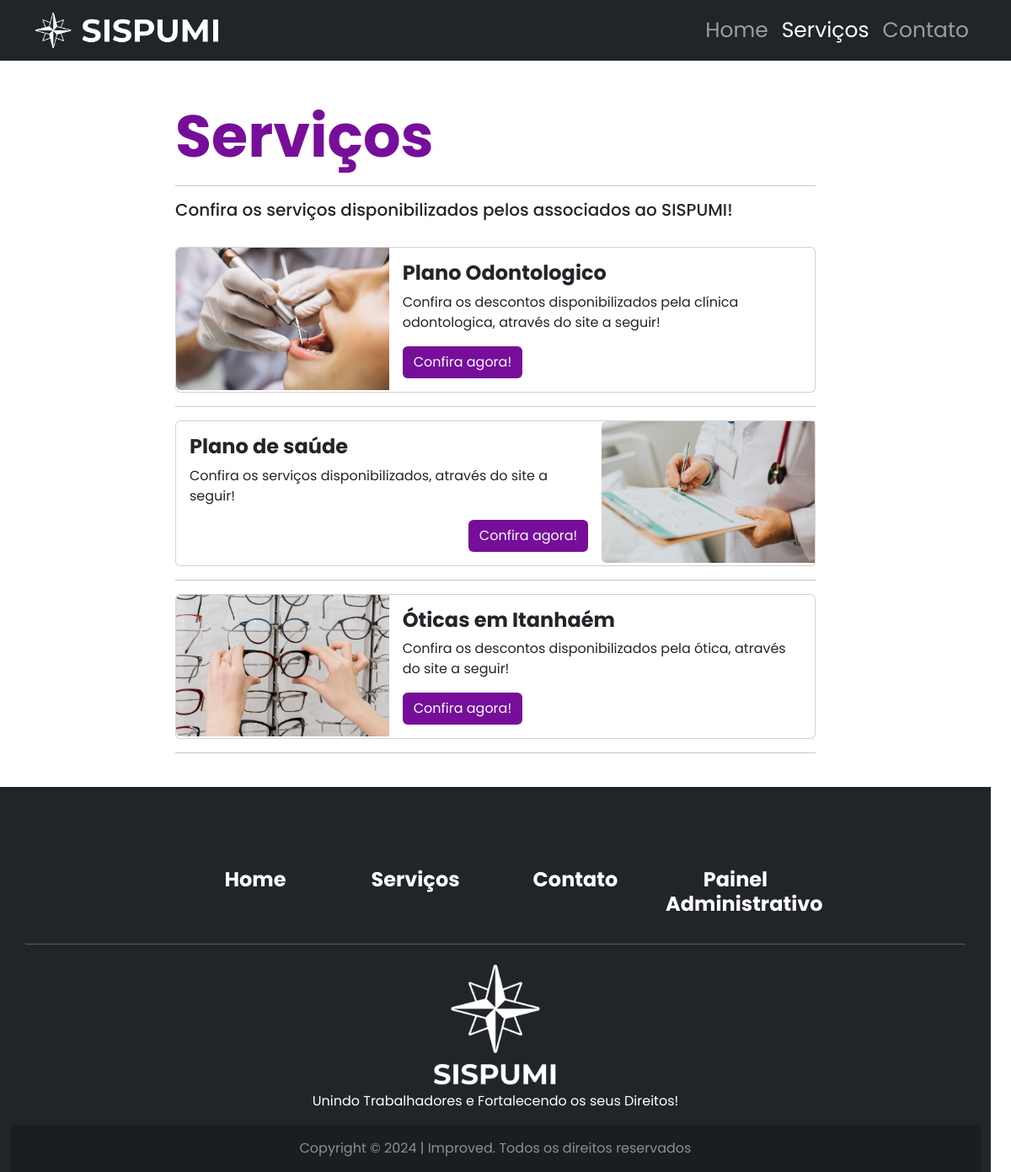
Page /servicos.php on the committed database.
### tables this page shows
CREATE TABLE IF NOT EXISTS `servico` (
  `id_servico` int(11) NOT NULL AUTO_INCREMENT,
  `nm_servico` varchar(45) NOT NULL,
  `desc_servico` varchar(255) NOT NULL,
  `imagem_servico` text,
  `link_servico` text,
  `status_servico` int(11) NOT NULL,
  `adm_id_adm` int(11) DEFAULT NULL,
  PRIMARY KEY (`id_servico`),
  KEY `adm_id_adm` (`adm_id_adm`)
);

### servicos.php (the view, shortened to what this page needs)
<?php
include('conexao.php');
$sql1 = 'SELECT * FROM servico WHERE status_servico = 1 ORDER BY id_servico DESC';
$ladoServico = "esquerda";
?>
<!DOCTYPE html>
<html>
<head>
	<link rel="stylesheet" type="text/css" href="css/bootstrap.min.css">
</head>
<body>
<nav class="navbar navbar-expand-lg navbar-dark bg-dark static-top">
  <div class="container">
    <a class="navbar-brand" href="index.php">
      <img src="./img/logo.png" alt="..." height="46">
    </a>
    <div class="collapse navbar-collapse" id="navbarSupportedContent">
      <ul class="navbar-nav ms-auto">
        <li class="nav-item">
          <a class="nav-link" aria-current="page" href="index.php" style="font-size: 25px;">Home</a>
        </li>
        <li class="nav-item">
          <a class="nav-link active" href="servicos.php" style="font-size: 25px;">Serviços</a>
        </li>
        <li class="nav-item">
          <a class="nav-link" href="contato.php" style="font-size: 25px;">Contato</a>
        </li>
      </ul>
    </div>
  </div>
</nav>
<br>
<div class="row container-fluid">
  <div class="col-sm-2"></div>
  <div class="col-sm-8">
    <br>
    <h1 style="font-size: 70px; color: #760E9A;"><strong>Serviços</strong></h1>
    <hr>
    <h5>Confira os serviços disponibilizados pelos associados ao SISPUMI!</h5>
    <br>
<?php
$executa = $con->query($sql1);
if($executa -> fetch_array() == ""){
    echo 'nada';
  }else{
    $executa = $con->query($sql1);
    while($servico = $executa -> fetch_array()){
      if($ladoServico == "esquerda"){
        echo '
        <div class="card mb-3" style="max-width: 100%;">
          <div class="row g-0">
            <div class="col-md-4">
              <img src="'.$servico['imagem_servico'].'" class="img-fluid rounded-start" alt="...">
            </div>
            <div class="col-md-8">
              <div class="card-body">
                <h4 class="card-title"><strong>'.$servico['nm_servico'].'</strong></h4>
                <p class="card-text">'.$servico['desc_servico'].'</p>
                <a href="'.$servico['link_servico'].'" target="_blank" class="btn text-light" style="background-color: #760E9A;">Confira agora!</a>
              </div>
            </div>
          </div>
        </div>
        <hr>';
        $ladoServico = "direita";
      }else{
        echo '
        <div class="card mb-3" style="max-width: 100%;">
          <div class="row g-0">
            <div class="col-md-8">
              <div class="card-body" style="text-align: right;">
                <h4 class="card-title" align="left"><strong>'.$servico['nm_servico'].'</strong></h4>
                <p class="card-text" align="left">'.$servico['desc_servico'].'</p>
                <a href="'.$servico['link_servico'].'" target="_blank" class="btn text-light" style="background-color: #760E9A;">Confira agora!</a>
              </div>
            </div>
            <div class="col-md-4">
              <img src="'.$servico['imagem_servico'].'" class="img-fluid rounded-start" alt="...">
            </div>
          </div>
        </div>
        <hr>';
        $ladoServico = "esquerda";
      }
    }
  }
?>
    <br>
</div>
<footer class="text-center text-white bg-dark">
    <div class="container">
      <section class="mt-5">
        <div class="row text-center d-flex justify-content-center pt-5">
          <div class="col-md-2">
            <h4 class="font-weight-bold">
              <a href="index.php" class="text-white"><strong>Home</strong></a>
            </h4>
          </div>
          <div class="col-md-2">
            <h4 class="font-weight-bold">
              <a href="servicos.php" class="text-white"><strong>Serviços</strong></a>
            </h4>
          </div>
          <div class="col-md-2">
            <h4 class="font-weight-bold">
              <a href="./contato.php" class="text-white"><strong>Contato</strong></a>
            </h4>
          </div>
          <div class="col-md-2">
            <h4 class="font-weight-bold">
              <a href="./login.php" class="text-white"><strong>Painel Administrativo</strong></a>
            </h4>
          </div>
        </div>
      </section>
      <hr class="my-4" />
        <div class="row d-flex justify-content-center">
          <div class="col-lg-8 text-white">
            <img src="./img/logo1.png" alt="..." height="150">
            <p>
               Unindo Trabalhadores e Fortalecendo os seus Direitos!
            </p>
          </div>
        </div>
    </div>
    <div
         class="text-center p-3 text-white-50"
         style="background-color: rgba(0, 0, 0, 0.2)"
         >
      Copyright © 2024 | Improved. Todos os direitos reservados
    </div>
  </footer>
</body>
</html>

### servicos.php (style rules this page uses)
body { font-family: poppins; }
a { text-decoration: none; color: white; }

### rows in the picture
servico: imagem_servico (picture), nm_servico "Plano Odontologico", desc_servico "Confira os descontos disponibilizados pela clínica odontologica, através do site a seguir!"
servico: nm_servico "Plano de saúde", desc_servico "Confira os serviços disponibilizados, através do site a seguir!", imagem_servico (picture)
servico: imagem_servico (picture), nm_servico "Óticas em Itanhaém", desc_servico "Confira os descontos disponibilizados pela ótica, através do site a seguir!"
